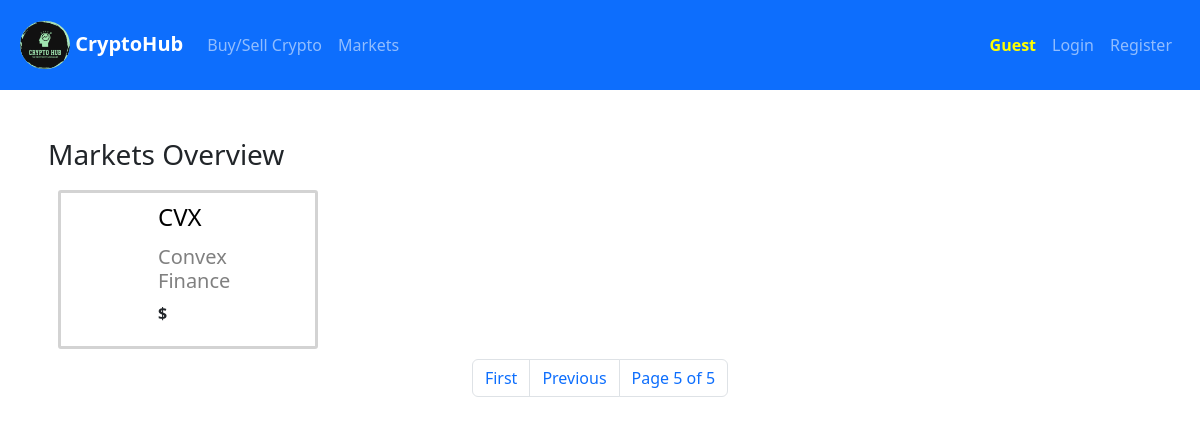
The app's page /markets?page=5, older data.
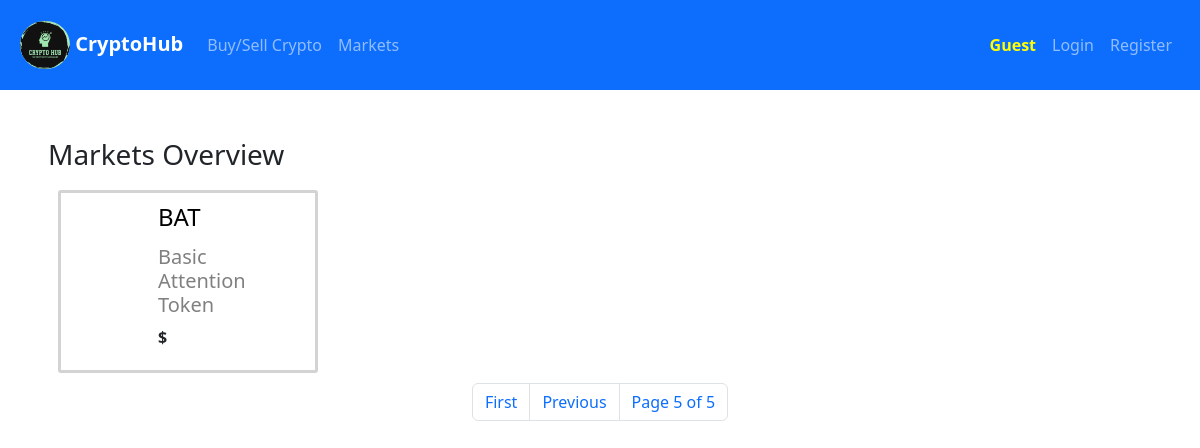
The same page, newer data.
### exchange/models.py (models this page shows, shortened)
class List_Coin(models.Model):
    coin_id=models.CharField(max_length=64,unique=True)
    symbol=models.CharField(max_length=16,unique=True)
    title=models.CharField(max_length=64,unique=True)
    logo_url=models.URLField(blank=True)

### exchange/views.py (the view)
# urls.py: path("markets", views.markets, name="markets"),
def markets(request):
    coins = List_Coin.objects.all()
    paginator = Paginator(coins, 25)
    page_number = request.GET.get("page")
    page_obj = paginator.get_page(page_number)
    try:
        watch = Watchlist.objects.get(watcher=request.user)
        lists=watch.watch_list.all()
        watchlists=[coin.coin_id for coin in lists]
    except:
        watchlists=[]
    return render(request, 'markets.html', {'coins': page_obj,'watchlists':watchlists})

### exchange/templates/markets.html (shortened to what this page needs)
{% extends "layout.html" %} {% load static %} {%block body%}
<div id="markets_div">
	<h3>Markets Overview</h3>
	<div id="container">
        {%for item in coins%}
        <div class="row">
      <div class="col-1 me-2">
      </div>
      <div class="col-2 ms-5">
        <a
          style="text-decoration: none; color: black"
          href="{%url 'view_coin' item.coin_id %}"
          ><h4 style="padding: 5px 0; text-align: left">{{item.symbol}}</h4>
          <h5 style="color: grey">{{item.title}}</h5>
        </a>
        {%if item.symbol == 'usd' %}
        <p id="market_current_price_{{item.coin_id}}">
          $ 1.0000000
        </p>
        {%else%}
        <p style="font-weight: bold;" >$<span id="market_current_price_{{item.coin_id}}">{{item.priceUsd|floatformat:4}}</span>
          </p>
        {%endif%}
      </div>
       </div>
          {%endfor%}
  </div>
</div>
<nav >
  <ul class="pagination justify-content-center">
    {% if coins.has_previous %}
    <li  class="page-item"><a id="market_first"  class="page-link" href="?page=1">First</a></li>
    <li class="page-item"><a id="market_previous" class="page-link" href="?page={{ coins.previous_page_number }}">Previous</a></li>
    {% endif %}
    <li class="page-item"><a id="market_current" class="page-link" href="?page={{ coins.number }}">Page {{ coins.number }} of {{ coins.paginator.num_pages }}</a></li>
  </ul>
</nav>
{%endblock%}

Row changes from the older to the newer data that the page shows:
removed List_Coin: symbol "CVX", title "Convex Finance"
added List_Coin: symbol "BAT", title "Basic Attention Token"
